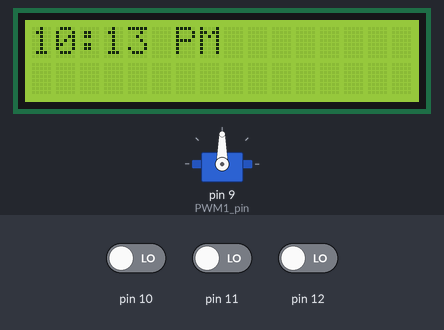
The sketch below on a simulated Arduino Uno, built with avr-gcc and run on an emulated ATmega328P. Parts: servo, 16×2 character LCD. The test bench sets the inputs (shaded band); at power-on: pin 10 LOW, pin 11 LOW, pin 12 LOW. The local clock reads 2024-03-15 10:24:30 at power-on unless the sketch sets it.

Above: at 1.2 s.
1.3 s: pin 10 driven HIGH
At 2.1 s:
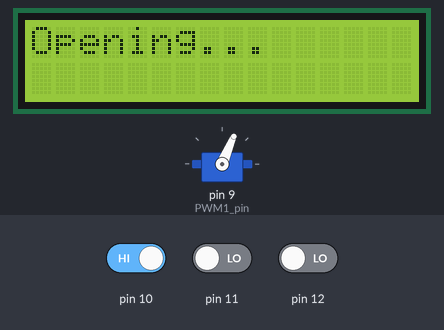
2.9 s: pin 10 driven LOW
At 3.01 s:
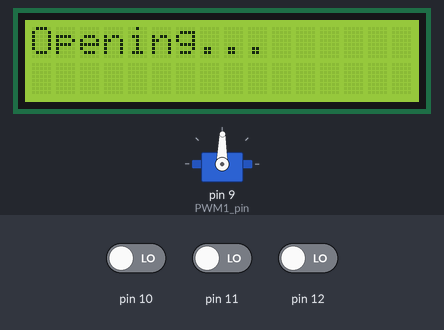
4.5 s: pin 11 driven HIGH
At 5.2 s:
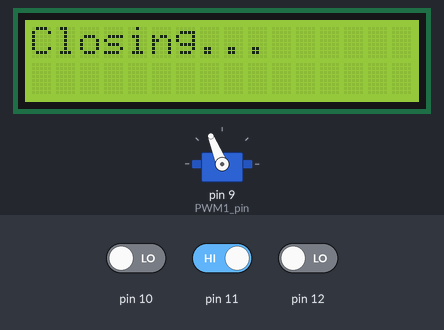
6.0 s: pin 11 driven LOW
At 6.1 s:
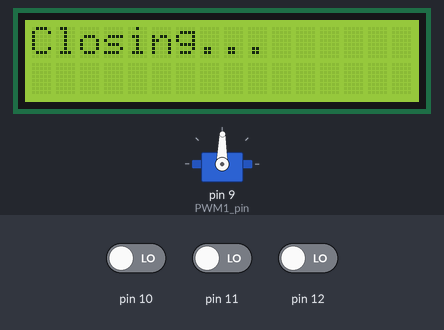
7.6 s: pin 12 driven HIGH
At 8.7 s:
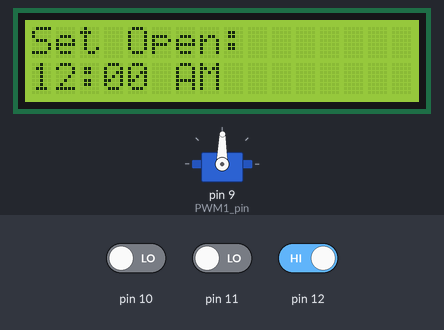
10.6 s: pin 11 driven HIGH
At 11.87 s:
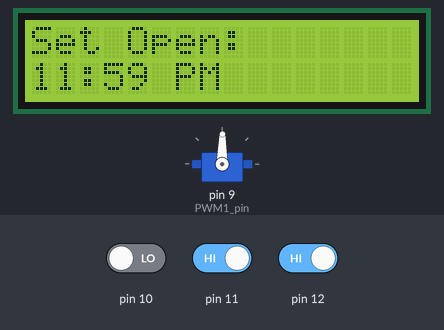
Timing chart, 0 to 14.6 s (numbered marks = the images above; inputs shaded):
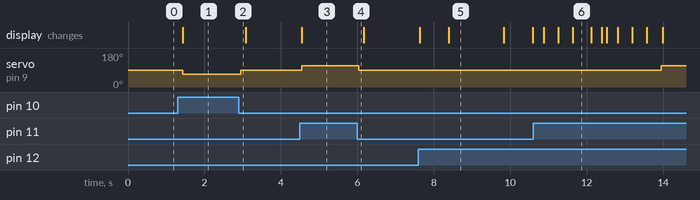

Measured:
- after the input at 1.3 s, servo on pin 9 (PWM1_pin): 90° → 67° after 0.13 s; the display: changes after 0.13 s (image 1)
- after the input at 2.9 s, servo on pin 9 (PWM1_pin): 67° → 89° after 0.05 s
- after the input at 4.5 s, servo on pin 9 (PWM1_pin): 89° → 112° after 0.05 s; the display: changes after 0.05 s (image 3)
- after the input at 6.0 s, servo on pin 9 (PWM1_pin): 112° → 89° at once
- after the input at 7.6 s, the display: first changes at once (image 5 shows a later state)
- after the input at 10.6 s, servo on pin 9 (PWM1_pin): 89° → 112° after 3.4 s; the display: first changes after 0.27 s (image 6 shows a later state)
- what the display in image 5 shows lasts 1.4 s, from 8.4 s to 9.8 s

The sketch:

AutoCurtainMain.ino
```cpp
// AutoCurtainMain.ino
// #include "state_transition.h" // state_transition currently unfinished
#include "motor_drive.h"
#include "write_lcd.h"
#include "timeClass.h"
#include <Servo.h>
#include <Wire.h>
#include <RTClib.h>                     // RTC DS3231 library

// initialize globals
String line1;                           // Arduino has its own class for string, std::string does not work
String line2;

Time open_time("Set Open:       ");
Time close_time("Set Close:      ");
Time clock_time("Set Clock:      ");
RTC_DS3231 rtc;                         // (A4 -> SDA, A5 -> SCL)

// NOTE: setup is run once automatically when the arduino is pwrd on or code deployed; no need to call it anywhere
void setup() {
  // put your setup code here, to run once:
  Serial.begin(9600);
  // intialize motor_drive and write_lcd source code
  initMotor();
  initLCD();
  // initialize RTC
  if (!rtc.begin()) {
    Serial.println("Couldn't find RTC");
    lcd.setCursor(0, 0);
    lcd.print("RTC NOT FOUND");
    while (1); // Halt execution if the RTC is not detected
  }
  // write computer time to RTC
  rtc.adjust(DateTime(F(__DATE__), F(__TIME__)));
  // rtc.adjust(DateTime(2024, 11, 19, 14, 30, 0)); // YYYY, MM, DD, HH, MM, SS
}


void menu(){
  // initialize menu text
  line1 = "Set open/close <";     // 0 case
  line2 = "Set time        ";     // 1 case
  writeLCD(line1, line2);

  delay(250);                     // avoid double counting set button

  // initialize menu variables
  int menu_cursor = 0;
  int up, down, set = 0;

  while(set != 1){
    // read digital inputs from remote transmitter
    up = digitalRead(10);
    down = digitalRead(11);
    set = digitalRead(12);

    if(up||down){                 // if either cursor button is pressed
      switch(menu_cursor){
        case 0:                   // if top line currently selected
          if(down){               // if down arrow is pressed
            menu_cursor = 1;      // move cursor to bottom line
            line1 = "Set open/close  ";    // 0 case
            line2 = "Set time       <" ;   // 1 case
          }
          break;
        case 1:                   // if bottom line currently selected
          if(up){                 // if up button pressed
            menu_cursor = 0;      // move cursor to top line
            line1 = "Set open/close <";    // 0 case
            line2 = "Set time        " ;   // 1 case
          }
        break;
      }
      writeLCD(line1, line2);
    }
  delay(100);
  }
  if(set){
      switch(menu_cursor){
        case 0:
          submenu0();             // Change open/close schedule menu
          break;
        case 1:
          submenu1();             // Change clock time LCD menu
          break;
      }
    }
}

// Change open/close schedule menu
void submenu0(){
  // initialize menu text
  line1 = "Set open/close <";     // 0 case
  line2 = "Set time        ";     // 1 case
  writeLCD(line1, line2);

  delay(250);                     // avoid double counting set button

  // initialize menu variables
  int menu_cursor = 0;
  int up, down, set = 0;

  while(set != 1){
    // read digital inputs from remote transmitter
    up = digitalRead(10);
    down = digitalRead(11);
    set = digitalRead(12);
    if(up||down){                 // if either cursor button is pressed
      switch(menu_cursor){
        case 0:                   // if top line currently selected
          if(down){               // if down arrow is pressed
            menu_cursor = 1;      // move cursor to bottom line
            line1 = "Set open time   ";     // 0 case
            line2 = "Set close time <";     // 1 case
          }
          break;
        case 1:                   // if bottom line currently selected
          if(up){                 // if up button pressed
            menu_cursor = 0;      // move cursor to top line
            line1 = "Set open time  <";     // 0 case
            line2 = "Set close time  ";     // 1 case
          }
        break;
      }
      writeLCD(line1, line2);
    }
  delay(100);
  }
  if(set){
      switch(menu_cursor){
        case 0:
          open_time.changeTimeMenu();           // launch menu to set new open time
          break;
        case 1:
          close_time.changeTimeMenu();          // launch menu to set new close time
          break;
      }
    }
}

// Change clock time LCD menu
void submenu1() {
  // Get RTC current date and time
  DateTime now = rtc.now();

  // Update clock_time object to display when menu is launched
  clock_time.setTime(now);

  // Launch LCD menu to change clock_time, store new DateTime created in menu
  DateTime new_RTC_time = clock_time.changeTimeMenu();

  // Write new clock time to RTC
  rtc.adjust(new_RTC_time);
}

void loop() {
  // put your main code here, to run repeatedly:

  // define variable for drive direction as enum type used in motor_drive.cpp function
  DIRECTION direction;

  // read digital inputs from remote transmitter
  int up = digitalRead(10);
  int down = digitalRead(11);
  int set = digitalRead(12);

  // update clock_time
  clock_time.setTime(rtc.now());

  // check if clock time is at open or close time; open/close accordingly (limit switches to be added)
  if(clock_time.getHour() == open_time.getHour() && clock_time.getMinute() == open_time.getMinute() && clock_time.getSecond() < 1) {
    drive(OPEN);
    delay(2000);
    drive(STOP);
  }
  else if(clock_time.getHour() == close_time.getHour() && clock_time.getMinute() == close_time.getMinute() && clock_time.getSecond() < 1) {
    drive(CLOSE);
    delay(2000);
    drive(STOP);
  }

  // if no inputs received, display the time
  if(up == 0 && down == 0 && set == 0) {
    writeLCD(clock_time.formatTimeDisplay(),"                ");
  }
  else {
    // launch programming menu if set button is pressed
    if(set) {
      menu();
    }

    // open/close curtains if up/down button is pressed (limit switches to be added)
    while(up || down) {
      // read digital inputs from remote transmitter
      up = digitalRead(10);
      down = digitalRead(11);
      if(up){
        direction = OPEN;
        line1 = "Opening...      ";
        line2 = "                ";
      }
      else if(down){
        direction = CLOSE;
        line1 = "Closing...      ";
        line2 = "                ";
      }
      writeLCD(line1, line2);
      drive(direction);
    }
    drive(STOP);
  }

  delay(100);
}
```

motor_drive.cpp
```cpp
// motor_drive.cpp
#include "motor_drive.h"

// DEFINE SERVO OBJECT TO BE USED IN GLOBAL SPACE
Servo ESC;                  // initialize instance of Servo class

// INITIALIZATION FOR PWM OUTPUT TO ESC
void initMotor() {
  int PWM1_pin = 9;         // Use D9 PWM pin
  int min_PW = 1000;        // minimum pulse width 2ms [units in us]
  int max_PW = 2000;        // max pulse width
  ESC.attach(PWM1_pin, min_PW, max_PW);  // Attach the ESC to the specified pin and pulse widths
}


// Function to drive motor in specified direction
void drive(DIRECTION drive_direction){
  int speed;                // max CCW = 0, max CW = 1023, idle = 511

  // set analog value to turn into PWN according to input cmd
  switch (drive_direction) {
    case STOP:            //  stop motor drive
      speed = 511;
      break;
    case OPEN:            // drive motor in CCW direction at quarter speed
      speed = 383;
      break;
    case CLOSE:           // drive motor in CW direction at quarter speed
      speed = 639;
      break;
    default:
      speed = 511;
      break;
  // END OF CASE STRUCTURE
  }

  // change duty cycle scale
  speed = map(speed, 0, 1023, 0, 180);
  // drive motor / send PWM to ESC (write to pin 9)
  ESC.write(speed);
}
```

motor_drive.h
```cpp
// motor_drive.h
#ifndef MOTOR_DRIVE_H
#define MOTOR_DRIVE_H

#include <Arduino.h>
#include <Servo.h>

// DEFINE STATE ENUM
enum DIRECTION {STOP, OPEN, CLOSE};

// Declare the Servo object as extern; tells the compiler that ESC is defined elsewhere, allowing it to be used in the .ino file without needing to redefine it.
extern Servo ESC; // Declaration only, no definition


// Declare the function that transitions between states
void initMotor(void);
void drive(DIRECTION drive_direction);

#endif
```

timeClass.cpp
```cpp
// timeClass.cpp
#include "timeClass.h"

Time::Time(const String& line1) {
  // initialize attributes
  _line1 = line1;            // String displayed on line 1 of LCD during changeTime method
  // initialize time object as 12:00:00 AM
  _hour = 12;
  _min = 0;
  _sec = 0;
  _period = 0;    // AM
}

// Format time as two-digit string
String Time::formatTime(int value) {
  if(value < 10) {
    return "0" + String(value);
  }
  return String(value);
}

// Format period (AM/PM)
String Time::formatPeriod(int value) {
  switch(value){
    case 0:
      return "AM";
      break;
    case 1:
      return "PM";
      break;
  }
}

// Format full time display
String Time::formatTimeDisplay() {
  String time_str = formatTime(_hour) + ":" +    // XX:XX AM or XX:XX PM
                    formatTime(_min) + " "  +
                    formatPeriod(_period) + "        ";
  return time_str;
}

// Change time menu
DateTime Time::changeTimeMenu() {
  // initialize menu text
  writeLCD(_line1, formatTimeDisplay());
  delay(250);     // include delay so one set button press is not double counted

  // initialize menu variables
  int up, down, set = 0;

  // changing hour
  while(set != 1){
    // read digital inputs from remote transmitter
    up = digitalRead(10);
    down = digitalRead(11);
    set = digitalRead(12);

    if(up) {                 // if up button is pressed
      if(_hour == 12) {
        _hour = 1;           // increment hour to 01:XX
      }
      else {
        _hour++;             // increment hour
      }
      writeLCD(_line1, formatTimeDisplay()); // update display
    }
    else if(down) {         // if down button is pressed
      if(_hour == 1) {
        _hour = 12;         // decrement hour to 12:XX
        }
      else {
        _hour--;            // decrement hour
      }
      writeLCD(_line1, formatTimeDisplay()); // update display
    }
    delay(100);
  }

  delay(250);               // include delay so one set button press is not double counted
  up, down, set = 0;        // reset inputs

  // changing minute
  while(set != 1){
    // read digital inputs from remote transmitter
    up = digitalRead(10);
    down = digitalRead(11);
    set = digitalRead(12);

    if(up) {                  // if up button is pressed
      if(_min == 59) {
        _min = 0;             // increment min to XX:00
      }
      else {
        _min++;               // increment min
      }
      writeLCD(_line1, formatTimeDisplay()); // update display
    }
    else if(down) {           // if down button is pressed
      if(_min == 0) {
        _min = 59;            // decrement min to XX:59
        }
      else {
        _min--;               // decrement min
      }
      writeLCD(_line1, formatTimeDisplay()); // update display
    }
    delay(100);
  }

  delay(250);                 // include delay so one set button press is not double counted
  up, down, set = 0;          // reset inputs

  // changing period
  while(set != 1){
    // read digital inputs from remote transmitter
    up = digitalRead(10);
    down = digitalRead(11);
    set = digitalRead(12);

    if(up||down) {
      _period = abs(_period - 1);
      writeLCD(_line1, formatTimeDisplay()); // update display
    }
    delay(100);
  }

  // return new time in DateTime format (convert 12 hour scale to 24 hour scale)
  int DateTime_hour;
  if(_hour == 12) {
    DateTime_hour = 0 + _period*12;
  }
  else {
    DateTime_hour = _hour + _period*12;
  }

  delay(250);     // include delay so one set button press is not double counted

  _sec = 0;       // Set second to 00 because menu does not allow sec to be changed

  // format: DateTime(2024, 11, 19, 14, 30, 0); // YYYY, MM, DD, HH, MM, SS
  return DateTime(2024, 11, 19, DateTime_hour, _min, _sec);
}

// Set time attributes from DateTime
void Time::setTime(DateTime now) {
  if (now.hour() >= 12) {        // Adjust for PM scale
    _hour = now.hour() - 12;
    _period = 1;                 // PM
  }
  else {
    _hour = now.hour();
    _period = 0;                 // AM
  }

  _min = now.minute();
  _sec = now.second();
}

// Return hour in 0-23hr format
int Time::getHour() {
  int DateTime_hour;
  if(_hour == 12) {
    DateTime_hour = 0 + _period*12;
  }
  else {
    DateTime_hour = _hour + _period*12;
  }
  return DateTime_hour;
}

// Return minute
int Time::getMinute() {
  return _min;
}

// Return second
int Time::getSecond() {
  return _sec;
}
```

timeClass.h
```cpp
// timeClass.h
#ifndef TIMECLASS_H
#define TIMECLASS_H

// include libraries to be used in source code
#include <Arduino.h>
#include <Wire.h>
#include <RTClib.h>                       // RTC DS3231 library
#include <Adafruit_LiquidCrystal.h>       // LCD library (for non-I2C connection)
#include "write_lcd.h"

class Time {
  private:
    int _hour;
    int _min;
    int _sec;
    int _period;                           // AM / PM; AM = 0, PM = 1
    String _line1;                         // String displayed on line 1 of LCD during changeTimeMenu() method

  public:
    Time(const String& line1);                                                          // Object constructor
    String formatTime(int value);                                                       // method to convert hour/min/sec to XX format
    String formatPeriod(int value);                                                     // method to convert period integer to AM/PM string
    String formatTimeDisplay();                                                         // method using formatTime and formatPeriod to return final LCD line string
    DateTime changeTimeMenu();                                                          // LCD menu for changing time
    void setTime(DateTime now);                                                         // method to change time attributes via program
    int getHour();                                                                      // returns 24hr scale _hour
    int getMinute();                                                                    // returns _min
    int getSecond();                                                                    // returns _sec
};

#endif
```

write_lcd.cpp
```cpp
#include "write_lcd.h"

// Initialize the LCD object in global space (RS, E, D4, D5, D6, D7 pins)
Adafruit_LiquidCrystal lcd(7, 6, 5, 4, 3, 2);

void initLCD(){
  // Initialize the LCD (16 columns and 2 rows)
  lcd.begin(16, 2);
}

void writeLCD(const String& line_1, const String& line_2){
  lcd.setCursor(0, 0);              // Set cursor to the top line
  lcd.print(line_1);                // Print the first line
  lcd.setCursor(0, 1);              // Move cursor to the second line
  lcd.print(line_2);                // Print the second line
}
```

write_lcd.h
```cpp
// write_lcd.h
#ifndef WRITE_LCD_H
#define WRITE_LCD_H

// include libraries to be used in source code
#include <Arduino.h>
#include <Wire.h>
#include <RTClib.h>        // RTC DS3231 library
#include <Adafruit_LiquidCrystal.h> // LCD library (for non-I2C connection)

extern Adafruit_LiquidCrystal lcd;

void initLCD(void);
void writeLCD(const String& line_1, const String& line_2);

#endif
```
